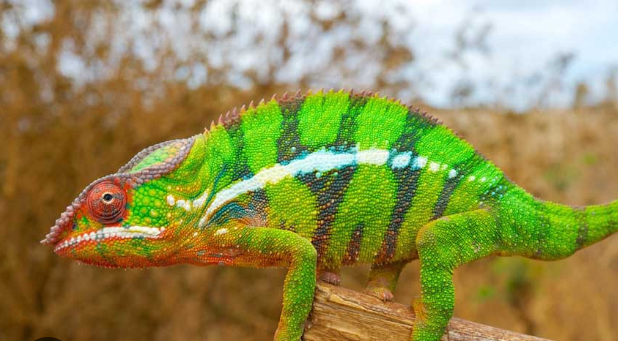
#> input picture kodok.png, 618 x 341 px
$ jupyter execute LAPRAK3.ipynb
#> lines starting #> are read from the running program, lines starting #| are printed output that depends on the picture
## IMPORT LIBRARY

[cell 1]
# 202331063_Muhammad Humam Asshiddiq
# Mengimpor library yang diperlukan: OpenCV untuk pengolahan citra,
# Matplotlib untuk visualisasi, dan NumPy untuk operasi array.
import cv2
import matplotlib.pyplot as plt
import numpy as np

## MEMBACA DATA GAMBAR

[cell 2]
# 202331063_Muhammad Humam Asshiddiq
# Membaca gambar menggunakan OpenCV
img = cv2.imread('kodok.png')
#> img is the input picture: shape (341, 618, 3); mean B, G, R 84.2, 141.9, 146.3

[cell 3]
# 202331063_Muhammad Humam Asshiddiq
# Proses pengolahan citra lanjutan
img.shape
#> Out = (341, 618, 3)

[cell 4]
# 202331063_Muhammad Humam Asshiddiq
# Proses pengolahan citra lanjutan
[baris, kolom] = img.shape[:2]
#> baris = 341; kolom = 618

## CONVERT BGR TO RGB

[cell 5]
# 202331063_Muhammad Humam Asshiddiq
# Mengubah warna gambar, biasanya dari BGR ke grayscale atau lainnya
rgb = cv2.cvtColor(img, cv2.COLOR_BGR2RGB)

## MENAMPILKAN HISTOGRAM

[cell 6]
# 202331063_Muhammad Humam Asshiddiq
# Proses pengolahan citra lanjutan
fig, axs = plt.subplots(2,2, figsize=(15,5))

#Cara 1
axs[0,0].imshow(rgb)
axs[0,1].hist(rgb.ravel(),256,[0,256])

#Cara 2
hist = cv2.calcHist([rgb],[0], None,[256],[0,256])
#> hist = 256 values, max 1901 at index 112, min 7 at index 1, mean 823.2
axs[1,0].imshow(rgb)
axs[1,1].plot(hist)

#Menampilkan
plt.show()
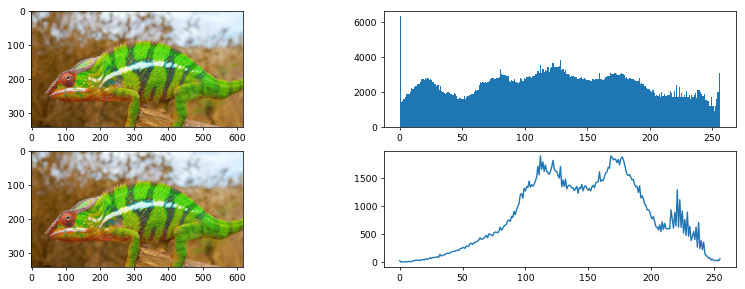
#> figure drawn by matplotlib, 4 panels; panel 2: tallest bar 6320 high, from x = 0 to 1; panel 4: curve peaks at x = 112, y = 1901

## OPERASI PIKSEL UNTUK MENINGKATKAN KECERAHAN

[cell 7]
# 202331063_Muhammad Humam Asshiddiq
# Proses pengolahan citra lanjutan
beta = 40
citra_cerah = np.zeros((baris, kolom, 3))

for x in range(baris):
    for y in range(kolom):
        gyx = rgb[x,y] + beta
        citra_cerah[x,y] = gyx
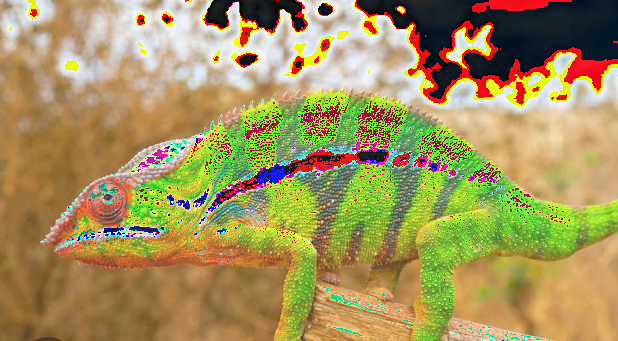
#> citra_cerah: shape (341, 618, 3) float64; mean R, G, B 164.7, 147.9, 92.6

citra_cerah = citra_cerah.astype(np.uint8)

fig, axs = plt.subplots(2,2, figsize=(15,5))
axs[0,0].imshow(rgb)
axs[0,1].hist(rgb.ravel(),256, [0,256])
axs[1,0].imshow(citra_cerah)
axs[1,1].hist(citra_cerah.ravel(),256,[0,256])

plt.show()
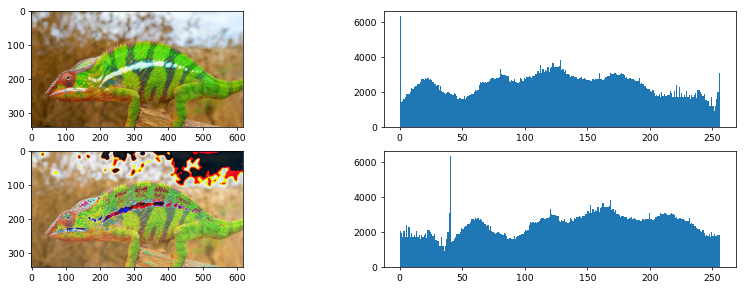
#> figure drawn by matplotlib, 4 panels; panel 2: tallest bar 6320 high, from x = 0 to 1; panel 4: tallest bar 6320 high, from x = 40 to 41

## OPERASI PIKSEL UNTUK MEREGANGKAN KONTRAS

[cell 8]
# 202331063_Muhammad Humam Asshiddiq
alpha = 1.2
citra_kontras = np.zeros((baris, kolom, 3))

for x in range(baris):
    for y in range(kolom):
        gyx = rgb[x,y] * alpha
        citra_kontras[x,y] = gyx

citra_kontras = citra_kontras.astype(np.uint8)
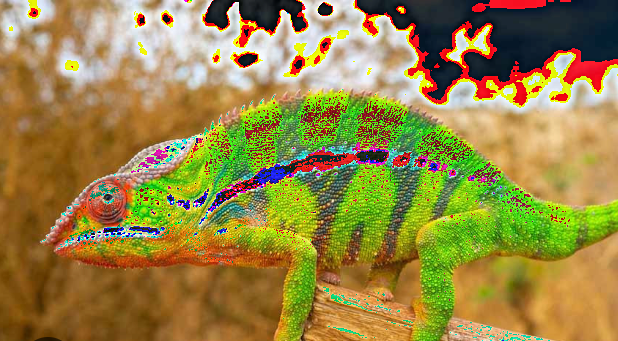
#> citra_kontras: shape (341, 618, 3); mean R, G, B 152.1, 134, 67.9

fig, axs=plt.subplots(2,2, figsize=(15,5))
axs[0,0].imshow(rgb)
axs[0,1].hist(rgb.ravel(),256, [0,256])
axs[1,0].imshow(citra_kontras)
axs[1,1].hist(citra_kontras.ravel(),256,[0,256])

plt.show()
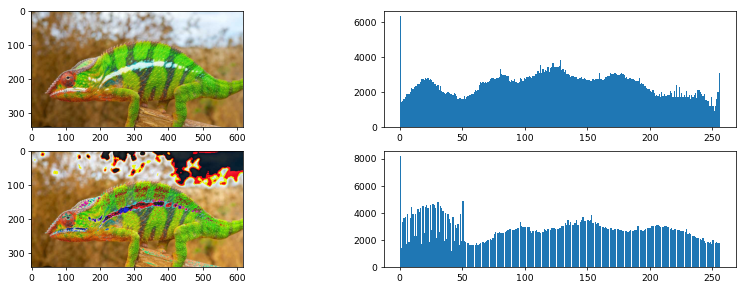
#> figure drawn by matplotlib, 4 panels; panel 2: tallest bar 6320 high, from x = 0 to 1; panel 4: tallest bar 8177 high, from x = 0 to 1

## OPERASI PIKSEL GABUNGAN ANTARA MENINGKATKAN KECERAHAN DAN MEREGANGKAN KONTRAS

[cell 9]
# 202331063_Muhammad Humam Asshiddiq
# Proses pengolahan citra lanjutan
beta = 10
alpha = 1.2
citra_hasil = np.zeros((baris, kolom, 3))

for x in range(baris):
    for y in range(kolom):
        gyx = alpha * rgb[x,y] + beta
        citra_hasil[x,y] = gyx

citra_hasil = citra_hasil.astype(np.uint8)
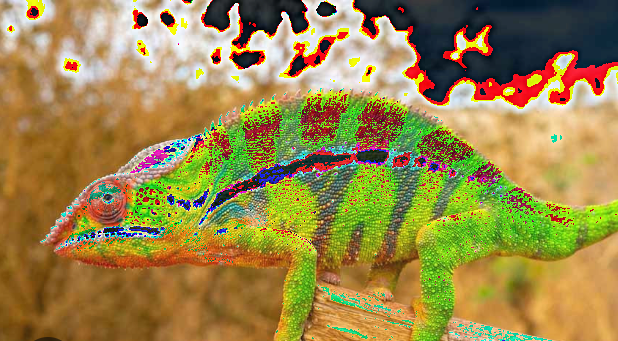
#> citra_hasil: shape (341, 618, 3); mean R, G, B 155.3, 135.2, 73.6

fig, axs=plt.subplots(2,2, figsize=(15,5))
axs[0,0].imshow(rgb)
axs[0,1].hist(rgb.ravel(),256, [0,256])
axs[1,0].imshow(citra_hasil)
axs[1,1].hist(citra_hasil.ravel(),256,[0,256])

plt.show()
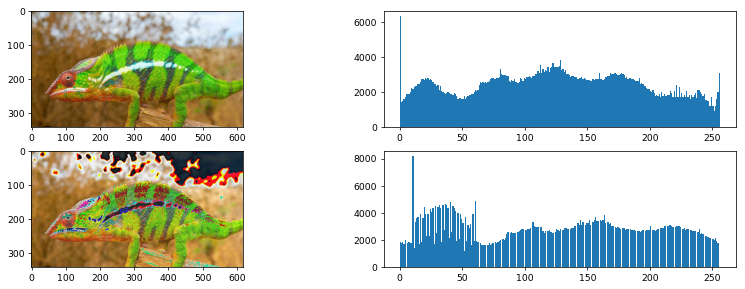
#> figure drawn by matplotlib, 4 panels; panel 2: tallest bar 6320 high, from x = 0 to 1; panel 4: tallest bar 8177 high, from x = 10 to 11

## MEMBALIK CITRA

[cell 10]
# 202331063_Muhammad Humam Asshiddiq
# Proses pengolahan citra lanjutan
beta = 10
alpha = 1.2
citra_negatif = np.zeros((baris, kolom, 3))

for x in range(baris):
    for y in range(kolom):
        fyx = 255 - rgb[x,y]
        citra_negatif[x,y] = fyx
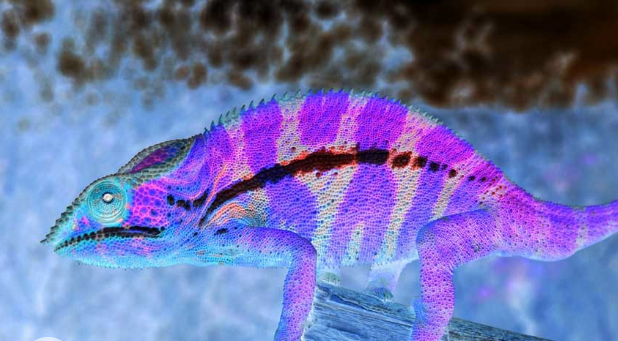
#> citra_negatif: shape (341, 618, 3) float64; mean R, G, B 108.7, 113.1, 170.8

citra_negatif = citra_negatif.astype(np.uint8)

fig, axs=plt.subplots(2,2, figsize=(15,5))
axs[0,0].imshow(rgb)
axs[0,1].hist(rgb.ravel(),256, [0,256])
axs[1,0].imshow(citra_negatif)
axs[1,1].hist(citra_negatif.ravel(),256,[0,256])

plt.show()
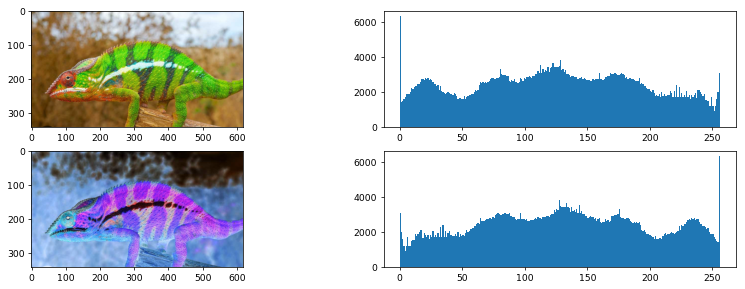
#> figure drawn by matplotlib, 4 panels; panel 2: tallest bar 6320 high, from x = 0 to 1; panel 4: tallest bar 6320 high, from x = 255 to 256

## MENAMPILKAN KESELURUHAN

[cell 11]
# 202331063_Muhammad Humam Asshiddiq
# Proses pengolahan citra lanjutan
fig, axs = plt.subplots(5, 2, figsize=(15, 15))

axs[0, 0].imshow(rgb)
axs[0, 1].hist(rgb.ravel(), 256, [0, 256])

axs[1, 0].imshow(citra_cerah)
axs[1, 1].hist(citra_cerah.ravel(), 256, [0, 256])

axs[2, 0].imshow(citra_kontras)
axs[2, 1].hist(citra_kontras.ravel(), 256, [0, 256])

axs[3, 0].imshow(citra_hasil)
axs[3, 1].hist(citra_hasil.ravel(), 256, [0, 256])

axs[4, 0].imshow(citra_negatif)
axs[4, 1].hist(citra_negatif.ravel(), 256, [0, 256])

plt.show()
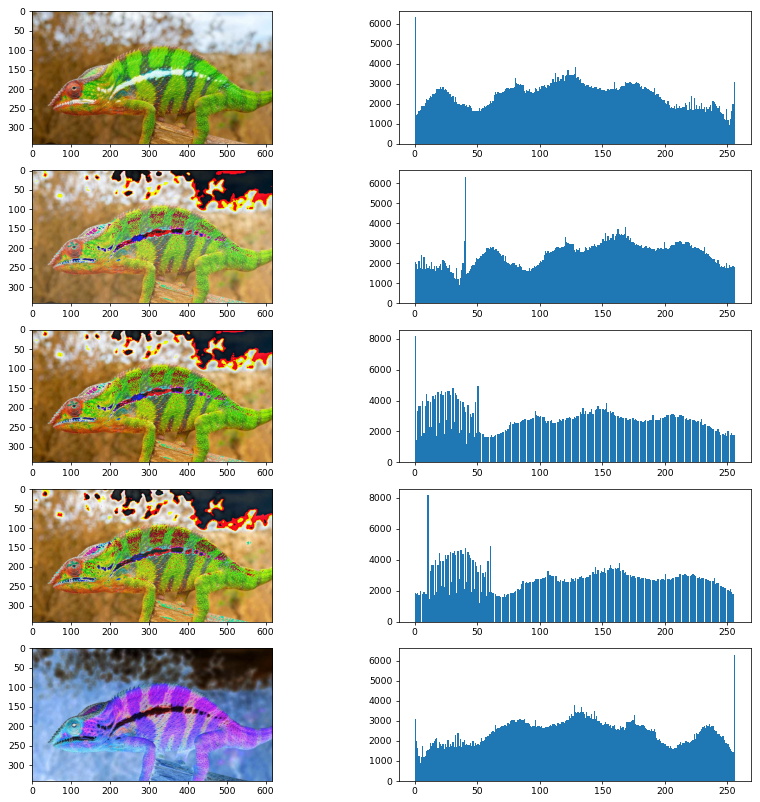
#> figure drawn by matplotlib, 10 panels; panel 2: tallest bar 6320 high, from x = 0 to 1; panel 4: tallest bar 6320 high, from x = 40 to 41; panel 6: tallest bar 8177 high, from x = 0 to 1; panel 8: tallest bar 8177 high, from x = 10 to 11
